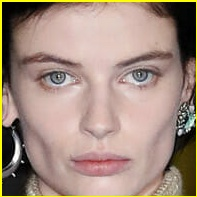
#> input picture face0.jpg, 197 x 197 px, given in place of -To-Wear-Fall-Winter-2022-Milan-Fashion-Week-Runway-001_.jpg, which was not available; the run also reads 1 picture not shown here
$ jupyter execute --allow-errors elena_tesi.ipynb
#> lines starting #> are read from the running program, lines starting #| are printed output that depends on the picture; pictures that were not available may be replaced by others from this repository, and a replacement may not be noted
[cell 1]
import pandas as pd
#> (the rest of this cell did not finish here and is left out)

#> (a cell that did not finish here is left out)

[cell 3]
# import required libraries
import cv2

# read the input image
img = cv2.imread('imgs/images/images/dsquared2-ready-to-wear-fall-winter-2022/DSquared2-Ready-To-Wear-Fall-Winter-2022-Milan-Fashion-Week-Runway-001_.jpg')
#> img is the input picture: shape (197, 197, 3); mean B, G, R 127.1, 140.9, 163.6

# convert to grayscale of each frames
gray = cv2.cvtColor(img, cv2.COLOR_BGR2GRAY)
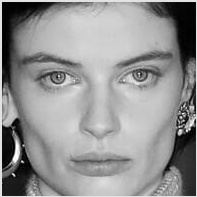
#> gray: shape (197, 197); min 0, max 255, mean 146.1

# read the haarcascade to detect the faces in an image
face_cascade = cv2.CascadeClassifier('haarcascade_frontalface_alt.xml')

# detects faces in the input image
faces = face_cascade.detectMultiScale(gray, 1.3, 4)
#> faces = [[24, 14, 152, 152]]
print('Number of detected faces:', len(faces))
#| Number of detected faces: 1

# loop over all detected faces
if len(faces) > 0:
   for i, (x, y, w, h) in enumerate(faces):

      # To draw a rectangle in a face
      cv2.rectangle(img, (x, y), (x + w, y + h), (0, 255, 255), 2)
      face = img[y:y + h, x:x + w]
      cv2.imshow("Cropped Face", face)
      cv2.imwrite(f'face{i}.jpg', face)
      print(f"face{i}.jpg is saved")


      # display the image with detected faces
      cv2.imshow("image", img)
      cv2.waitKey(0)
      cv2.destroyAllWindows()
#> this loop made 1 pass
#| face0.jpg is saved
#> pass 1, `face = img[y:y + h, x:x + w]`:
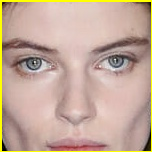
#> face: shape (152, 152, 3); mean B, G, R 152.6, 168.9, 195.7
#> pass 1, `cv2.imshow("image", img)`:
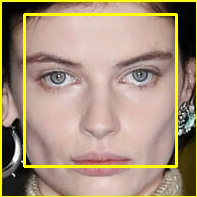
#> window 'image': shape (197, 197, 3); mean B, G, R 121.9, 147.3, 169
